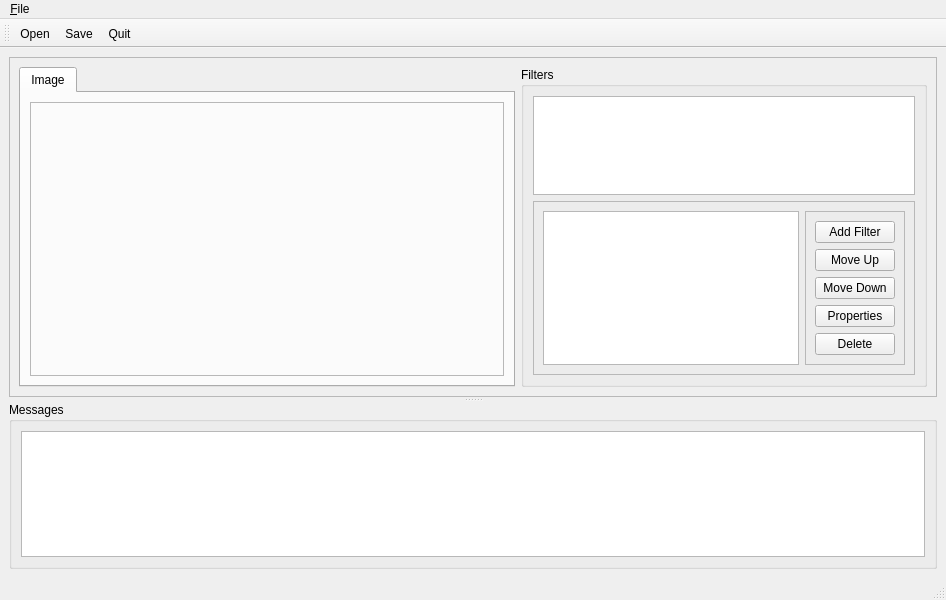
<?xml version="1.0" encoding="UTF-8"?>
<ui version="4.0">
 <class>MainWindow</class>
 <widget class="QMainWindow" name="MainWindow">
  <property name="geometry">
   <rect>
    <x>0</x>
    <y>0</y>
    <width>946</width>
    <height>600</height>
   </rect>
  </property>
  <property name="windowTitle">
   <string>MainWindow</string>
  </property>
  <widget class="QWidget" name="centralwidget">
   <layout class="QVBoxLayout" name="verticalLayout_4">
    <item>
     <widget class="QSplitter" name="splitter">
      <property name="frameShape">
       <enum>QFrame::NoFrame</enum>
      </property>
      <property name="orientation">
       <enum>Qt::Vertical</enum>
      </property>
      <property name="opaqueResize">
       <bool>true</bool>
      </property>
      <property name="handleWidth">
       <number>5</number>
      </property>
      <widget class="QFrame" name="UpFrame">
       <property name="frameShape">
        <enum>QFrame::StyledPanel</enum>
       </property>
       <property name="frameShadow">
        <enum>QFrame::Raised</enum>
       </property>
       <layout class="QHBoxLayout" name="horizontalLayout">
        <item>
         <widget class="QTabWidget" name="imagesTab">
          <property name="currentIndex">
           <number>0</number>
          </property>
          <widget class="QWidget" name="tab">
           <attribute name="title">
            <string>Image</string>
           </attribute>
           <layout class="QHBoxLayout" name="horizontalLayout_2">
            <item>
             <widget class="QFrame" name="filetrsUp">
              <property name="sizePolicy">
               <sizepolicy hsizetype="Preferred" vsizetype="Preferred">
                <horstretch>0</horstretch>
                <verstretch>0</verstretch>
               </sizepolicy>
              </property>
              <property name="frameShape">
               <enum>QFrame::StyledPanel</enum>
              </property>
              <property name="frameShadow">
               <enum>QFrame::Raised</enum>
              </property>
              <layout class="QFormLayout" name="formLayout"/>
             </widget>
            </item>
           </layout>
          </widget>
         </widget>
        </item>
        <item>
         <widget class="QGroupBox" name="filtersGroup">
          <property name="title">
           <string>Filters</string>
          </property>
          <layout class="QVBoxLayout" name="verticalLayout">
           <item>
            <widget class="QTreeWidget" name="treeWidget">
             <property name="sizePolicy">
              <sizepolicy hsizetype="Preferred" vsizetype="Preferred">
               <horstretch>0</horstretch>
               <verstretch>0</verstretch>
              </sizepolicy>
             </property>
             <property name="columnCount">
              <number>1</number>
             </property>
             <attribute name="headerVisible">
              <bool>false</bool>
             </attribute>
             <column>
              <property name="text">
               <string>Name</string>
              </property>
             </column>
            </widget>
           </item>
           <item>
            <widget class="QFrame" name="frame">
             <property name="frameShape">
              <enum>QFrame::StyledPanel</enum>
             </property>
             <property name="frameShadow">
              <enum>QFrame::Raised</enum>
             </property>
             <layout class="QHBoxLayout" name="horizontalLayout_3">
              <item>
               <widget class="QListWidget" name="listWidget">
                <property name="sizePolicy">
                 <sizepolicy hsizetype="Preferred" vsizetype="Preferred">
                  <horstretch>0</horstretch>
                  <verstretch>0</verstretch>
                 </sizepolicy>
                </property>
               </widget>
              </item>
              <item>
               <widget class="QFrame" name="frame_2">
                <property name="frameShape">
                 <enum>QFrame::StyledPanel</enum>
                </property>
                <property name="frameShadow">
                 <enum>QFrame::Raised</enum>
                </property>
                <layout class="QVBoxLayout" name="verticalLayout_2">
                 <item>
                  <widget class="QPushButton" name="pushButton_4">
                   <property name="text">
                    <string>Add Filter</string>
                   </property>
                  </widget>
                 </item>
                 <item>
                  <widget class="QPushButton" name="Up">
                   <property name="text">
                    <string>Move Up</string>
                   </property>
                  </widget>
                 </item>
                 <item>
                  <widget class="QPushButton" name="pushButton">
                   <property name="text">
                    <string>Move Down</string>
                   </property>
                  </widget>
                 </item>
                 <item>
                  <widget class="QPushButton" name="pushButton_2">
                   <property name="text">
                    <string>Properties</string>
                   </property>
                  </widget>
                 </item>
                 <item>
                  <widget class="QPushButton" name="pushButton_3">
                   <property name="text">
                    <string>Delete</string>
                   </property>
                  </widget>
                 </item>
                 <item>
                  <spacer name="verticalSpacer">
                   <property name="orientation">
                    <enum>Qt::Vertical</enum>
                   </property>
                   <property name="sizeHint" stdset="0">
                    <size>
                     <width>20</width>
                     <height>40</height>
                    </size>
                   </property>
                  </spacer>
                 </item>
                </layout>
               </widget>
              </item>
             </layout>
            </widget>
           </item>
          </layout>
         </widget>
        </item>
       </layout>
      </widget>
      <widget class="QGroupBox" name="DownFrame">
       <property name="title">
        <string>Messages</string>
       </property>
       <layout class="QVBoxLayout" name="verticalLayout_3">
        <item>
         <widget class="QPlainTextEdit" name="plainTextEdit"/>
        </item>
       </layout>
      </widget>
     </widget>
    </item>
   </layout>
  </widget>
  <widget class="QMenuBar" name="menubar">
   <property name="geometry">
    <rect>
     <x>0</x>
     <y>0</y>
     <width>946</width>
     <height>21</height>
    </rect>
   </property>
   <widget class="QMenu" name="menu_File">
    <property name="title">
     <string>&amp;File</string>
    </property>
    <addaction name="action_Open"/>
    <addaction name="action_Save"/>
    <addaction name="action_Quit"/>
   </widget>
   <addaction name="menu_File"/>
  </widget>
  <widget class="QStatusBar" name="statusbar"/>
  <widget class="QToolBar" name="toolBar">
   <property name="windowTitle">
    <string>toolBar</string>
   </property>
   <attribute name="toolBarArea">
    <enum>TopToolBarArea</enum>
   </attribute>
   <attribute name="toolBarBreak">
    <bool>false</bool>
   </attribute>
   <addaction name="action_Open"/>
   <addaction name="action_Save"/>
   <addaction name="action_Quit"/>
  </widget>
  <action name="action_Quit">
   <property name="text">
    <string>&amp;Quit</string>
   </property>
  </action>
  <action name="action_Open">
   <property name="text">
    <string>&amp;Open</string>
   </property>
  </action>
  <action name="action_Save">
   <property name="text">
    <string>Save</string>
   </property>
  </action>
 </widget>
 <resources/>
 <connections/>
</ui>
